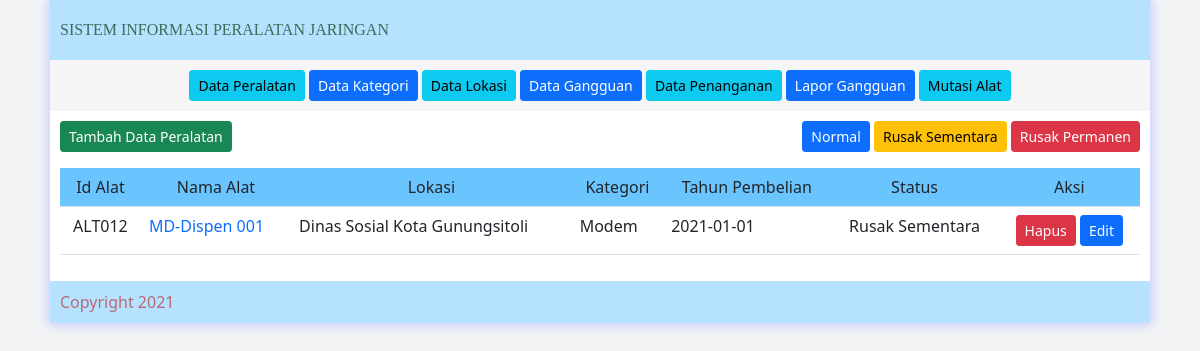
The page /alat-2 on the database as committed earlier.
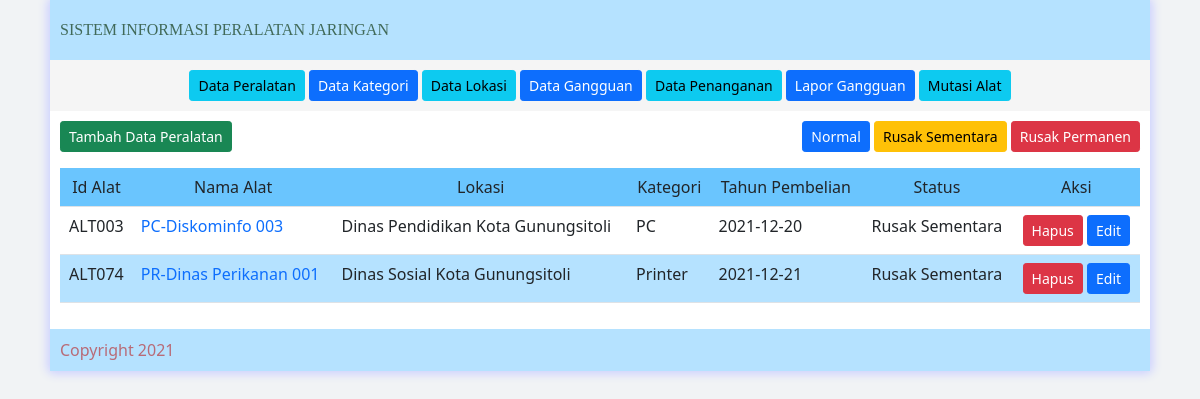
The same page on the database as committed later.
### tables this page shows
CREATE TABLE `tblalat` (
  `id_alat` char(20) NOT NULL,
  `id_kategori` char(20) NOT NULL,
  `id_lokasi` char(20) NOT NULL,
  `nama_peralatan` varchar(200) NOT NULL,
  `tahun_beli` date NOT NULL,
  `desc_alat` text NOT NULL,
  `jlh_port` text NOT NULL,
  `nama_wifi` varchar(200) NOT NULL,
  `pass_wifi` text NOT NULL,
  `frek_alat` text NOT NULL,
  `l_frek_alat` varchar(50) NOT NULL,
  `k_ram` text NOT NULL,
  `k_hardisk` text NOT NULL,
  `t_processor` text NOT NULL,
  `status_alat` char(20) NOT NULL
);

CREATE TABLE `tbllokasi` (
  `id_lokasi` char(20) NOT NULL,
  `nama_lokasi` varchar(150) NOT NULL
);

CREATE TABLE `tblkategori` (
  `id_kategori` char(20) NOT NULL,
  `nama_kategori` varchar(50) NOT NULL
);

### view_data/data_alat.php (the view, shortened to what this page needs)
<?php
	echo"<table border='0' cellpadding='0' width='100%'>
		<tr>
			<td>
				<a href='tambahalat' class='btn btn-success btn-sm'>Tambah Data Peralatan</a>
			</td>
			<td align='right'>
				<a href='alat-1' class='btn btn-Primary btn-sm'>Normal</a>
				<a href='alat-2' class='btn btn-warning btn-sm'>Rusak Sementara</a>
				<a href='alat-3' class='btn btn-danger btn-sm'>Rusak Permanen</a>
			</td>
		</tr></table><p>";
	$xrsts=$_GET['act'];
	if($xrsts=="1"){
		$xxrsts="Normal";
	}elseif($xrsts=="2"){
		$xxrsts="Rusak Sementara";
	}else{
		$xxrsts="Rusak Permanen";
	}
	$sql = mysqli_query($dblink,"SELECT * from tblalat,tblkategori,tbllokasi
		WHERE
			tblalat.id_kategori =  tblkategori.id_kategori AND
			tblalat.id_lokasi =  tbllokasi.id_lokasi AND
			tblalat.status_alat = '$xxrsts'");
		echo"<div class='table-responsive'><table class='table table-hover'>
			<tr bgcolor=#6ac5fe>
				<td align='center'>Id Alat</td>
				<td align='center'>Nama Alat</td>
				<td align='center'>Lokasi</td>
				<td align='center'>Kategori</td>
				<td align='center'>Tahun Pembelian</td>
				<td align='center'>Status</td>
				<td align='center'>Aksi</td>
			</tr>";
		$i =0;
		while ($r=mysqli_fetch_array($sql,MYSQLI_ASSOC)){
  		$i++ ;
			if(($i % 2)==0)
				$bg="#b5e2ff" ;
			else
				$bg= "#fff";
			$xnama = isset($r['nama_peralatan']) ? $r['nama_peralatan'] : '';
			$xlokasi = isset($r['nama_lokasi']) ? $r['nama_lokasi'] : '';
			$xid = isset($r['id_alat']) ? $r['id_alat'] : '';
			$xkategori = isset($r['nama_kategori']) ? $r['nama_kategori'] : '';
			$xtahun = isset($r['tahun_beli']) ? $r['tahun_beli'] : '';
			$xstatus = isset($r['status_alat']) ? $r['status_alat'] : '';
		echo"<tr bgcolor=$bg>
				<td align='center'>$xid</td>
				<td><a href='detail-$xid'>$xnama</a></td>
				<td>$xlokasi</td>
				<td>$xkategori</td>
				<td>$xtahun</td>
				<td align='center'>$xstatus</td>
				<td align='center'>
					<a href='hapusalat-$xid' class='btn btn-danger btn-sm'>Hapus</a>
					<a href='editalat-$xid' class='btn btn-primary btn-sm'>Edit</a>
			</tr>";
		}
		echo"</table>";
?>

Rows that differ between the two databases and show on the page:
no longer on this page (row edited): tblalat: id_alat "ALT012", nama_peralatan "MD-Dispen 001", id_lokasi.nama_lokasi "Dinas Sosial Kota Gunungsitoli", id_kategori.nama_kategori "Modem", tahun_beli "2021-01-01", status_alat "Rusak Sementara"
now on this page (row edited): tblalat: id_alat "ALT003", nama_peralatan "PC-Diskominfo 003", id_lokasi.nama_lokasi "Dinas Pendidikan Kota Gunungsitoli", id_kategori.nama_kategori "PC", tahun_beli "2021-12-20", status_alat "Rusak Sementara"
now on this page (row edited): tblalat: id_alat "ALT074", nama_peralatan "PR-Dinas Perikanan 001", id_lokasi.nama_lokasi "Dinas Sosial Kota Gunungsitoli", id_kategori.nama_kategori "Printer", tahun_beli "2021-12-21", status_alat "Rusak Sementara"
